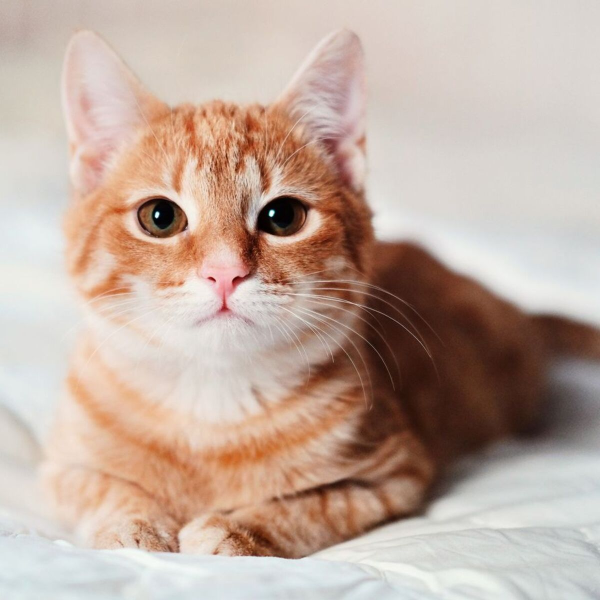
#> input picture 7. Image Augmentation CNN/contents/cat_image.jpg, 1200 x 1200 px (shown at 1/2 size)
$ jupyter execute Untitled.ipynb
#> lines starting #> are read from the running program, lines starting #| are printed output that depends on the picture
[cell 1]
import numpy as np
import matplotlib.image as mpimg
import matplotlib.pyplot as plt
import random
from skimage import exposure
from skimage.util import random_noise
from skimage import transform
from cv2 import resize

[cell 2]
img = mpimg.imread('./contents/cat_image.jpg')
#> img is the input picture: shape (1200, 1200, 3); mean R, G, B 193.3, 172.1, 160.2

[cell 3]
plt.imshow(img)

### Rescalling

[cell 4]
img_rescale = resize(img,(150, 150))
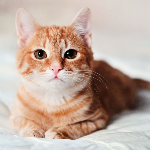
#> img_rescale: shape (150, 150, 3); mean R, G, B 193.5, 172.3, 160.4

[cell 5]
plt.imshow(img_rescale)

[cell 6]
img_rescale2 = resize(img,(50, 50))
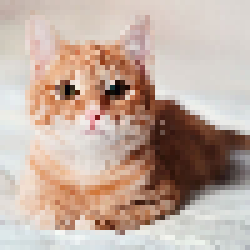
#> img_rescale2: shape (50, 50, 3) (shown 5 times larger); mean R, G, B 193.7, 172.4, 160.5

[cell 7]
plt.imshow(img_rescale2)

### Flipping

[cell 8]
horizontal_flip = np.fliplr(img)
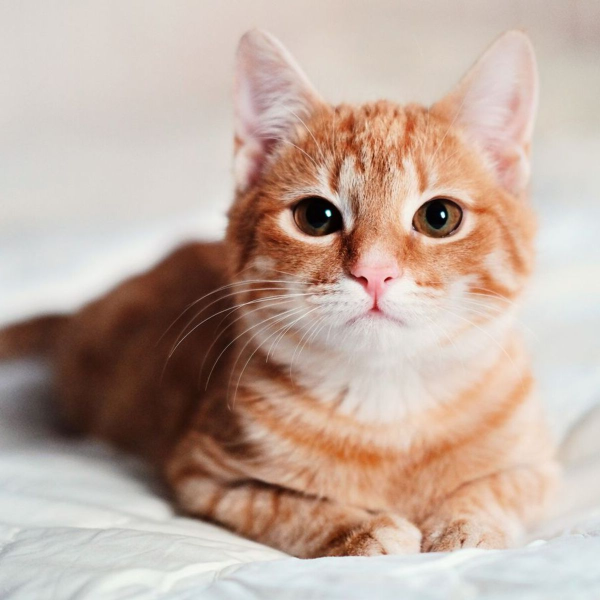
#> horizontal_flip: shape (1200, 1200, 3) (shown at 1/2 size); mean R, G, B 193.3, 172.1, 160.2

[cell 9]
plt.imshow(horizontal_flip)

[cell 10]
vertical_flip = np.flipud(img)
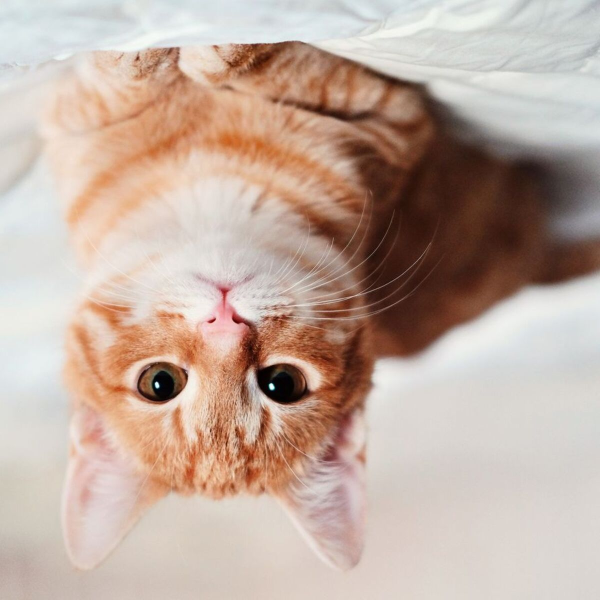
#> vertical_flip: shape (1200, 1200, 3) (shown at 1/2 size); mean R, G, B 193.3, 172.1, 160.2

[cell 11]
plt.imshow(vertical_flip)

### Rotation

[cell 12]
from skimage import transform
trans_img = transform.rotate(img, random.uniform(-40,40))
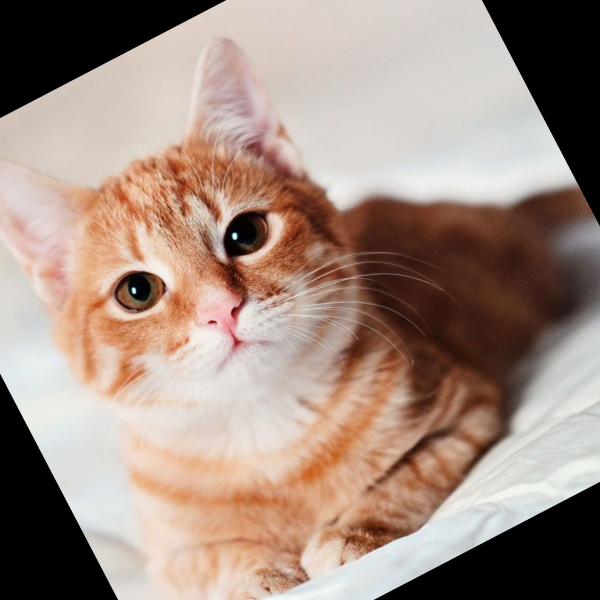
#> trans_img: shape (1200, 1200, 3) float64 (shown at 1/2 size); mean R, G, B 0.635, 0.553, 0.509
plt.imshow(trans_img)

### Adding Noise

[cell 13]
img_noise = random_noise(img, mode="s&p", clip=True)
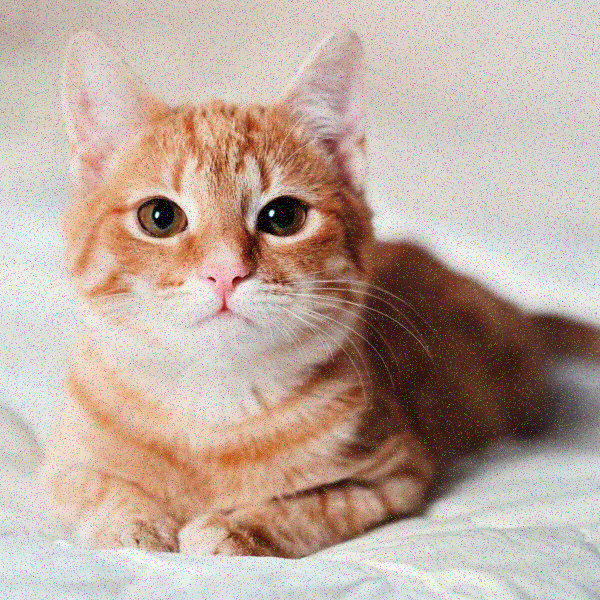
#> img_noise: shape (1200, 1200, 3) float64 (shown at 1/2 size); mean R, G, B 0.745, 0.666, 0.622
plt.imshow(img_noise)
